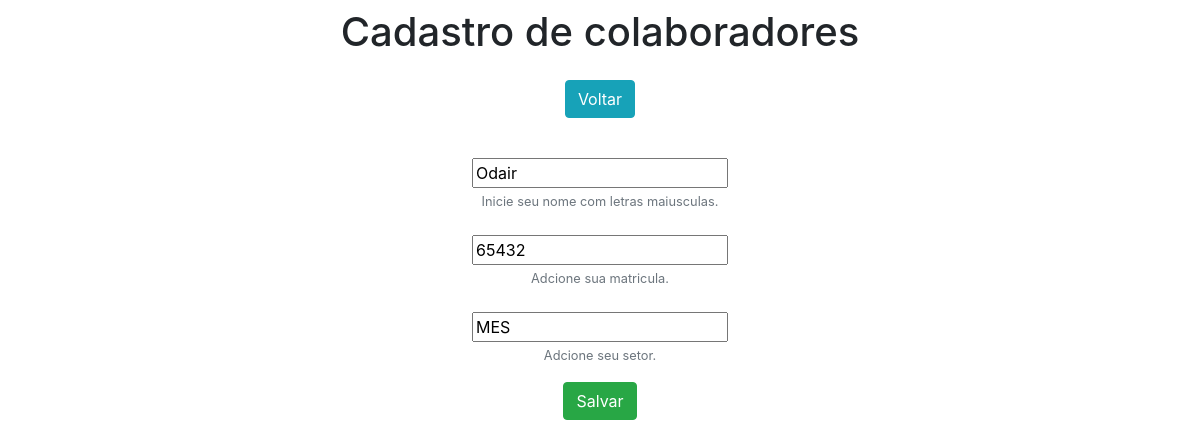
/edit/2/, run on an earlier commit of the app's database.
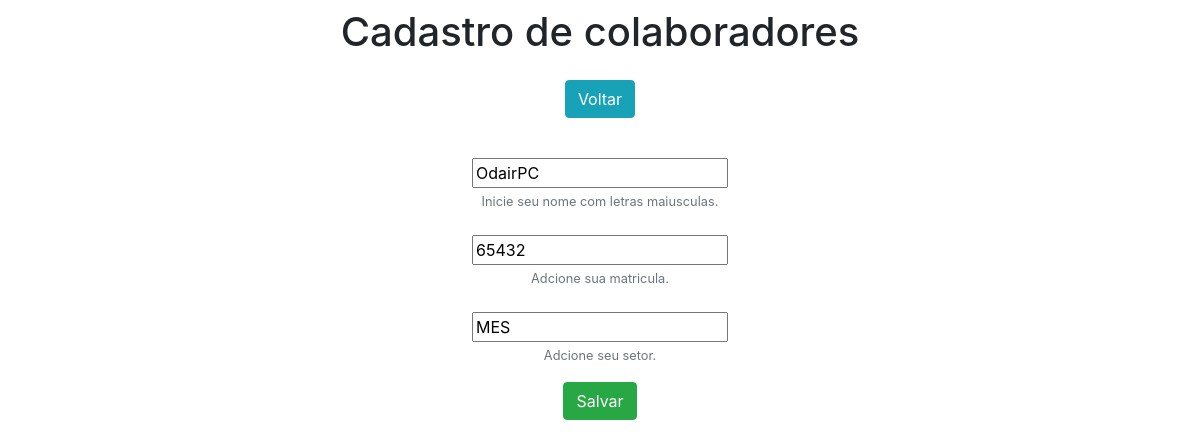
And on a later commit of the database.
### Esdapp/models.py (models this page shows)
class Esd(models.Model):
    nome = models.CharField(max_length=100)
    matricula = models.IntegerField()
    setor = models.CharField(max_length=100)

### Esdapp/views.py (the view)
# urls.py: path('edit/<int:pk>/', edit, name ='edit'),
def edit(request, pk):
    data = {}
    data['db'] = Esd.objects.get(pk=pk)
    data['form'] = EsdForm(instance=data['db'])
    return render(request, 'form.html', data)

### Esdapp/forms.py
class EsdForm(ModelForm):
     class Meta:
         model = Esd
         fields = ['nome', 'matricula', 'setor']

### Esdapp/templates/form.html (shortened to what this page needs)
<!DOCTYPE html>
<html lang="pt-br">
<head>
    <link rel="stylesheet" href="https://stackpath.bootstrapcdn.com/bootstrap/4.1.3/css/bootstrap.min.css">
</head>
<body>
    <div class="container-fluid pt-2 pb-2 text-center">
        <h1>Cadastro de colaboradores</h1>
    <div/>
    <div class="container-fluid pt-3 pb-2 text-center">
        <a href="/" class="btn btn-info">Voltar</a>
    <div/>
    <div class="container-fluid pt-3 pb-2 text-center">
       <form name ="form" id ="form" action ="{% if db %}/update/{{db.id}}/{% else %}/create/{% endif %}" method ="post">
                <div class="form-group mt-4">{{form.nome}}
                    <small id="nameHelp" class="form-text text-muted">Inicie seu nome com letras maiusculas.</small>
                </div>
                <div class="form-group mt-4">{{form.matricula}}
                    <small id="MatriculaHelp" class="form-text text-muted">Adcione sua matricula.</small
                </div>
               <div class="form-group mt-4">{{form.setor}}
                    <small id="SetorHelp" class="form-text text-muted">Adcione seu setor.</small>
                </div>
            <input type="submit" class="btn btn-success" value="Salvar">
        </form>
</body>
</html>

What changed in the data, as far as the page shows it:
changed Esd "MES": nome "Odair" → "OdairPC"
